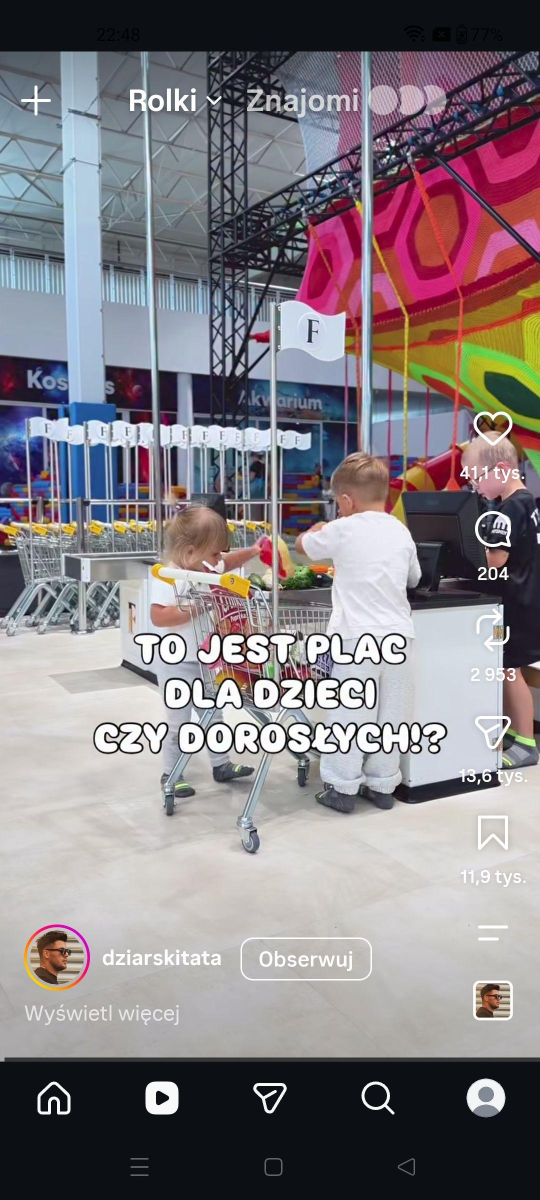
#> input picture data/devices/oneplus/calibrate.jpg, 1080 x 2400 px (shown at 1/2 size)
$ python -i composite.py   (imports and definitions only)
#> lines starting #> are read from the running program, lines starting #| are printed output that depends on the picture
"""Composite grid — łączy N klatek w jeden ponumerowany obraz siatki.

Port z instagram_bot/actions/reels_core.py::_build_composite_image.
CPU/dysk only — nie dotyka telefonu, można wołać z osobnego wątku.
"""
from __future__ import annotations
import logging
from pathlib import Path

logger = logging.getLogger(__name__)


def build_composite_grid(frames: list, out_path: str | Path,
                         cols: int = 2, thumb_w: int = 320,
                         crop_top_pct: float = 0.035,
                         crop_bottom_pct: float = 0.09,
                         quality: int = 92) -> str | None:
    """
    Args:
      frames: lista klatek (BGR ndarray, np. z FrameBuffer)
      out_path: gdzie zapisać JPEG
      cols: kolumny siatki (2 = klasyk). Przy 1 klatce wymuszane cols=1
        (N tiles = N). Przy nieparzystej liczbie — pad czarnym do pełnego rzędu.
      thumb_w: szerokość pojedynczej klatki po resize
      crop_top_pct / crop_bottom_pct: procentowo obcinane paski UI
        (status bar u góry ~3.5%, pasek akcji rolki u dołu ~9%)
      quality: JPEG quality (92 zamiast 100 = ~40% mniejszy plik, bez różnicy dla AI)

    Zwraca ścieżkę do zapisanego pliku (str) albo None przy błędzie.
    """
    if not frames:
        return None
    try:
        import cv2
        from PIL import Image, ImageDraw, ImageFont
    except ImportError as exc:
        logger.error("build_composite_grid: brak zależności: %s", exc)
        return None

    try:
        font = _load_font()

        tiles = []
        for frame in frames:
            h, w = frame.shape[:2]
            rgb = cv2.cvtColor(frame, cv2.COLOR_BGR2RGB)
            img = Image.fromarray(rgb)
            top = int(h * crop_top_pct)
            bottom = h - int(h * crop_bottom_pct)
            img = img.crop((0, top, w, bottom))
            aspect = img.height / img.width
            img = img.resize((thumb_w, int(thumb_w * aspect)), Image.LANCZOS)
            tiles.append(img)

        # 1 klatka → 1 kolumna (N tiles = N; bez pustego kafelka obok)
        # 2+: cols z argumentu; pad tylko do pełnego rzędu siatki
        grid_cols = 1 if len(tiles) == 1 else max(1, int(cols))
        n_real = len(tiles)
        rows = (n_real + grid_cols - 1) // grid_cols
        tile_w, tile_h = tiles[0].size
        # czarne kafelki tylko jako wypełnienie ostatniego rzędu (bez numerów)
        while len(tiles) < rows * grid_cols:
            tiles.append(Image.new("RGB", (tile_w, tile_h), (0, 0, 0)))

        composite = Image.new("RGB", (tile_w * grid_cols, tile_h * rows))
        draw = ImageDraw.Draw(composite)
        for idx, tile in enumerate(tiles, start=1):
            r, c = divmod(idx - 1, grid_cols)
            x1, y1 = c * tile_w, r * tile_h
            composite.paste(tile, (x1, y1))
            # numeruj tylko prawdziwe klatki — padding bez ramki/numeru
            if idx > n_real:
                continue
            # czerwona ramka + numer w rogu (żeby AI mogło referować konkretny kafelek)
            draw.rectangle([x1, y1, x1 + tile_w - 1, y1 + tile_h - 1],
                           outline=(255, 0, 0), width=4)
            _draw_number(draw, x1, y1, str(idx), font)

        out_path = Path(out_path)
        out_path.parent.mkdir(parents=True, exist_ok=True)
        composite.save(out_path, format="JPEG", quality=quality, optimize=True)
        return str(out_path)
    except Exception as exc:
        logger.debug("build_composite_grid: błąd: %s", exc)
        return None


# [179 lines left out: functions fit_jpeg_box, stitch_vertical_crops, annotate_grid, _load_font, _draw_number, not called in this run]

>>> import cv2
>>> picture = cv2.imread('../data/devices/oneplus/calibrate.jpg', cv2.IMREAD_GRAYSCALE)
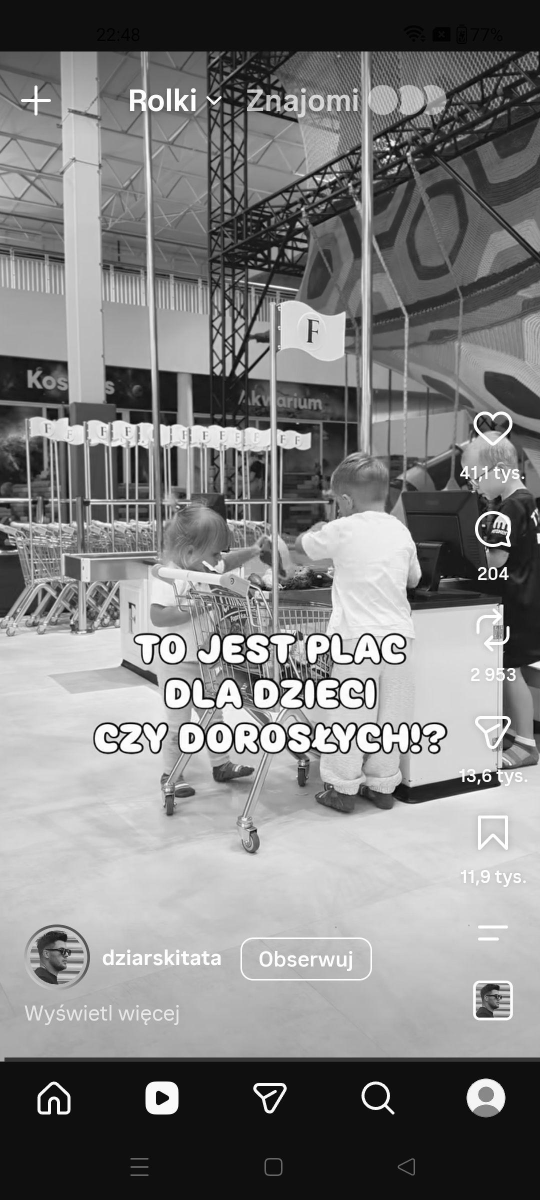
#> picture: shape (2400, 1080) (shown at 1/2 size); min 0, max 255, mean 127.7
>>> result = build_composite_grid(picture, 'out.png')
#> (the run stopped early here; a loop or call above may not have finished)
